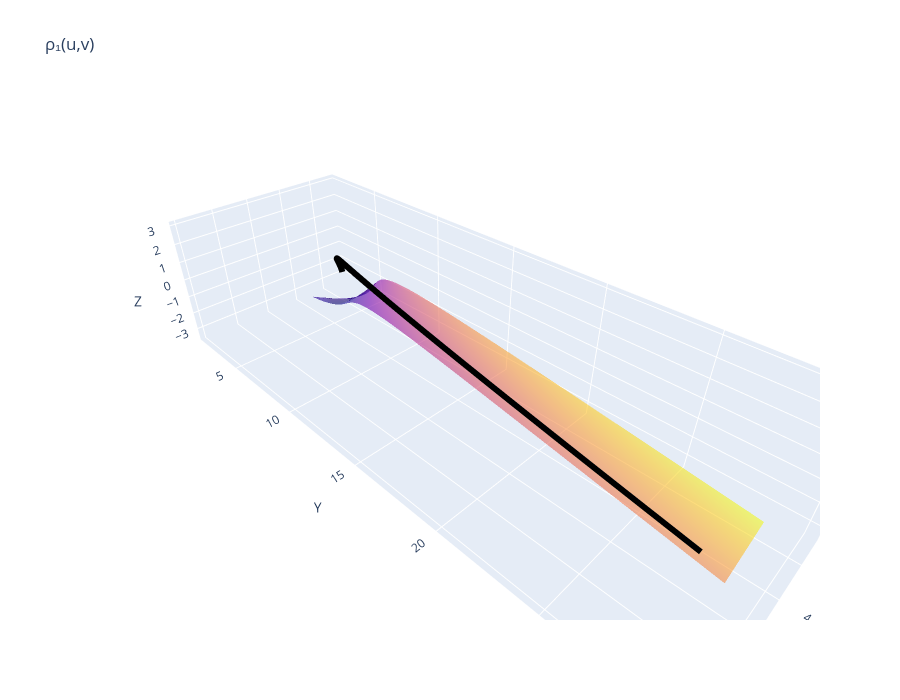
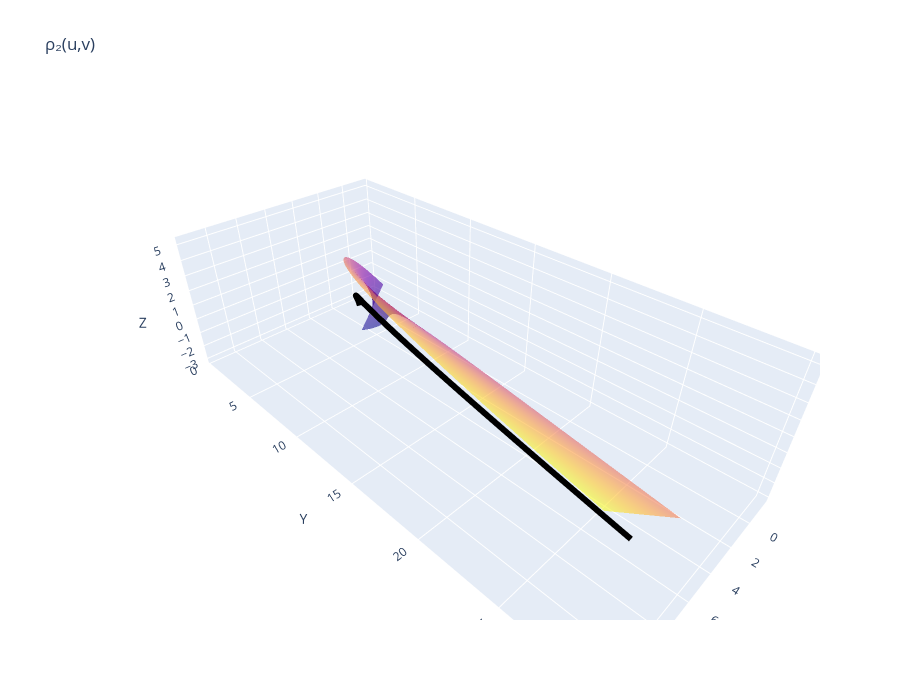
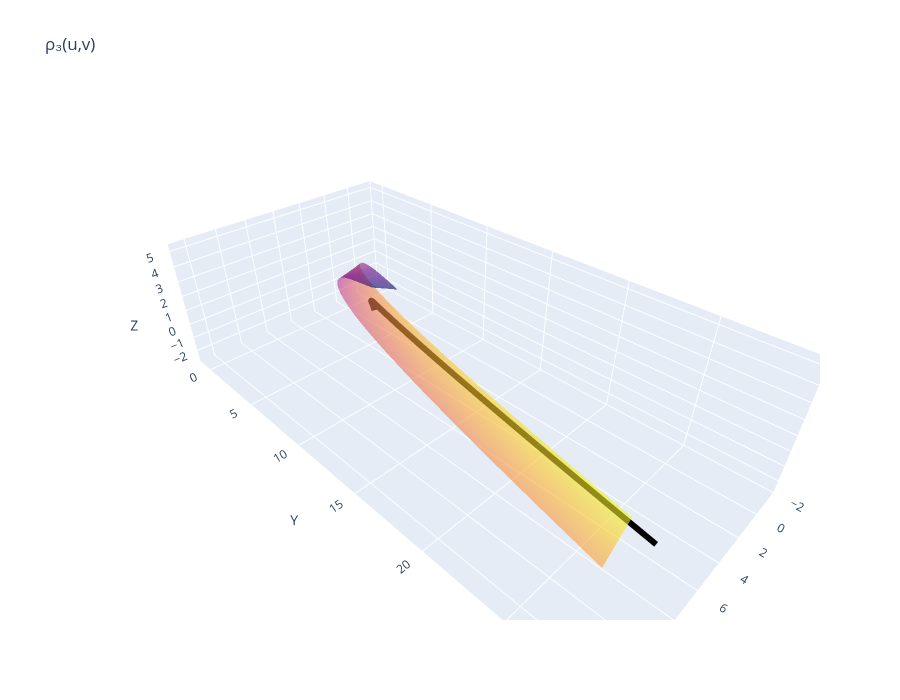
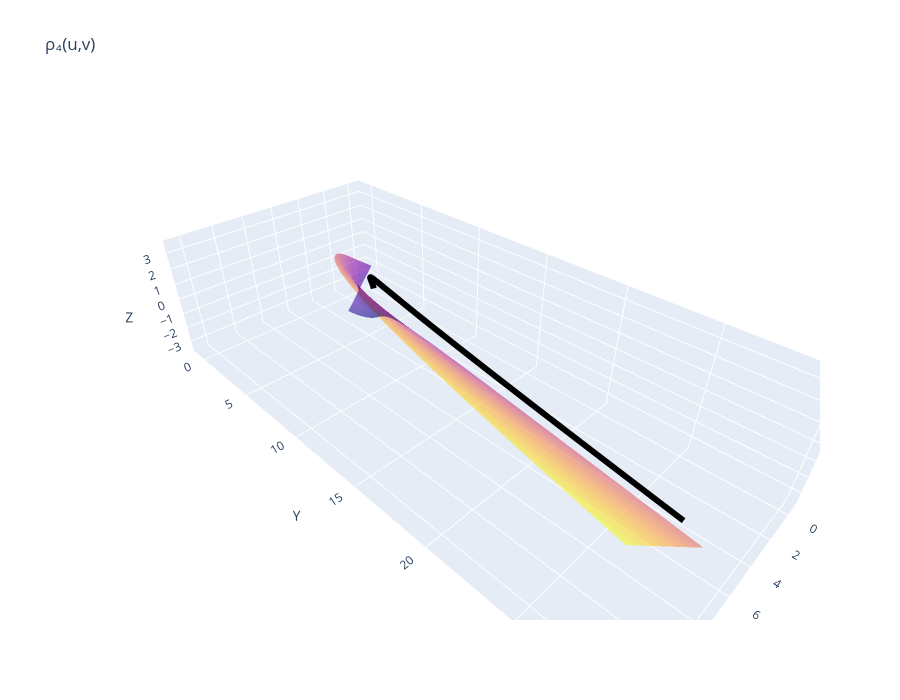

The notebook cell these images were saved under, in order:
### Code cell
fig1 = go.Figure()
add_surface_with_curve(fig1, R1, 'ρ₁(u,v)')
fig1.show()

fig2 = go.Figure()
add_surface_with_curve(fig2, R2, 'ρ₂(u,v)')
fig2.show()

fig3 = go.Figure()
add_surface_with_curve(fig3, R3, 'ρ₃(u,v)')
fig3.show()

fig4 = go.Figure()
add_surface_with_curve(fig4, R4, 'ρ₄(u,v)')
fig4.show()

### Figure 1 — Plotly figure (JSON) as saved in the notebook; plotly's stock layout.template omitted (floating-point values rounded to 4 significant figures; data arrays with more than 128 entries replaced by an {"elided": "..."} marker saying what was removed)
{"data": [{"name": "ρ₁(u,v)", "opacity": 0.6, "showscale": false, "type": "surface", "x": {"elided": "180x80 float values"}, "y": {"elided": "180x80 float values"}, "z": {"elided": "180x80 float values"}}, {"line": {"color": "black", "width": 12}, "mode": "lines", "name": "r(u)", "type": "scatter3d", "x": {"elided": "400 float values"}, "y": {"elided": "400 float values"}, "z": {"elided": "400 float values"}}], "layout": {"height": 700, "scene": {"aspectmode": "data", "xaxis": {"title": {"text": "X"}}, "yaxis": {"title": {"text": "Y"}}, "zaxis": {"title": {"text": "Z"}}}, "title": {"text": "ρ₁(u,v)"}, "width": 900}}

### Figure 2 — Plotly figure (JSON) as saved in the notebook; plotly's stock layout.template omitted (floating-point values rounded to 4 significant figures; data arrays with more than 128 entries replaced by an {"elided": "..."} marker saying what was removed)
{"data": [{"name": "ρ₂(u,v)", "opacity": 0.6, "showscale": false, "type": "surface", "x": {"elided": "180x80 float values"}, "y": {"elided": "180x80 float values"}, "z": {"elided": "180x80 float values"}}, {"line": {"color": "black", "width": 12}, "mode": "lines", "name": "r(u)", "type": "scatter3d", "x": {"elided": "400 float values"}, "y": {"elided": "400 float values"}, "z": {"elided": "400 float values"}}], "layout": {"height": 700, "scene": {"aspectmode": "data", "xaxis": {"title": {"text": "X"}}, "yaxis": {"title": {"text": "Y"}}, "zaxis": {"title": {"text": "Z"}}}, "title": {"text": "ρ₂(u,v)"}, "width": 900}}

### Figure 3 — Plotly figure (JSON) as saved in the notebook; plotly's stock layout.template omitted (floating-point values rounded to 4 significant figures; data arrays with more than 128 entries replaced by an {"elided": "..."} marker saying what was removed)
{"data": [{"name": "ρ₃(u,v)", "opacity": 0.6, "showscale": false, "type": "surface", "x": {"elided": "180x80 float values"}, "y": {"elided": "180x80 float values"}, "z": {"elided": "180x80 float values"}}, {"line": {"color": "black", "width": 12}, "mode": "lines", "name": "r(u)", "type": "scatter3d", "x": {"elided": "400 float values"}, "y": {"elided": "400 float values"}, "z": {"elided": "400 float values"}}], "layout": {"height": 700, "scene": {"aspectmode": "data", "xaxis": {"title": {"text": "X"}}, "yaxis": {"title": {"text": "Y"}}, "zaxis": {"title": {"text": "Z"}}}, "title": {"text": "ρ₃(u,v)"}, "width": 900}}

### Figure 4 — Plotly figure (JSON) as saved in the notebook; plotly's stock layout.template omitted (floating-point values rounded to 4 significant figures; data arrays with more than 128 entries replaced by an {"elided": "..."} marker saying what was removed)
{"data": [{"name": "ρ₄(u,v)", "opacity": 0.6, "showscale": false, "type": "surface", "x": {"elided": "180x80 float values"}, "y": {"elided": "180x80 float values"}, "z": {"elided": "180x80 float values"}}, {"line": {"color": "black", "width": 12}, "mode": "lines", "name": "r(u)", "type": "scatter3d", "x": {"elided": "400 float values"}, "y": {"elided": "400 float values"}, "z": {"elided": "400 float values"}}], "layout": {"height": 700, "scene": {"aspectmode": "data", "xaxis": {"title": {"text": "X"}}, "yaxis": {"title": {"text": "Y"}}, "zaxis": {"title": {"text": "Z"}}}, "title": {"text": "ρ₄(u,v)"}, "width": 900}}
